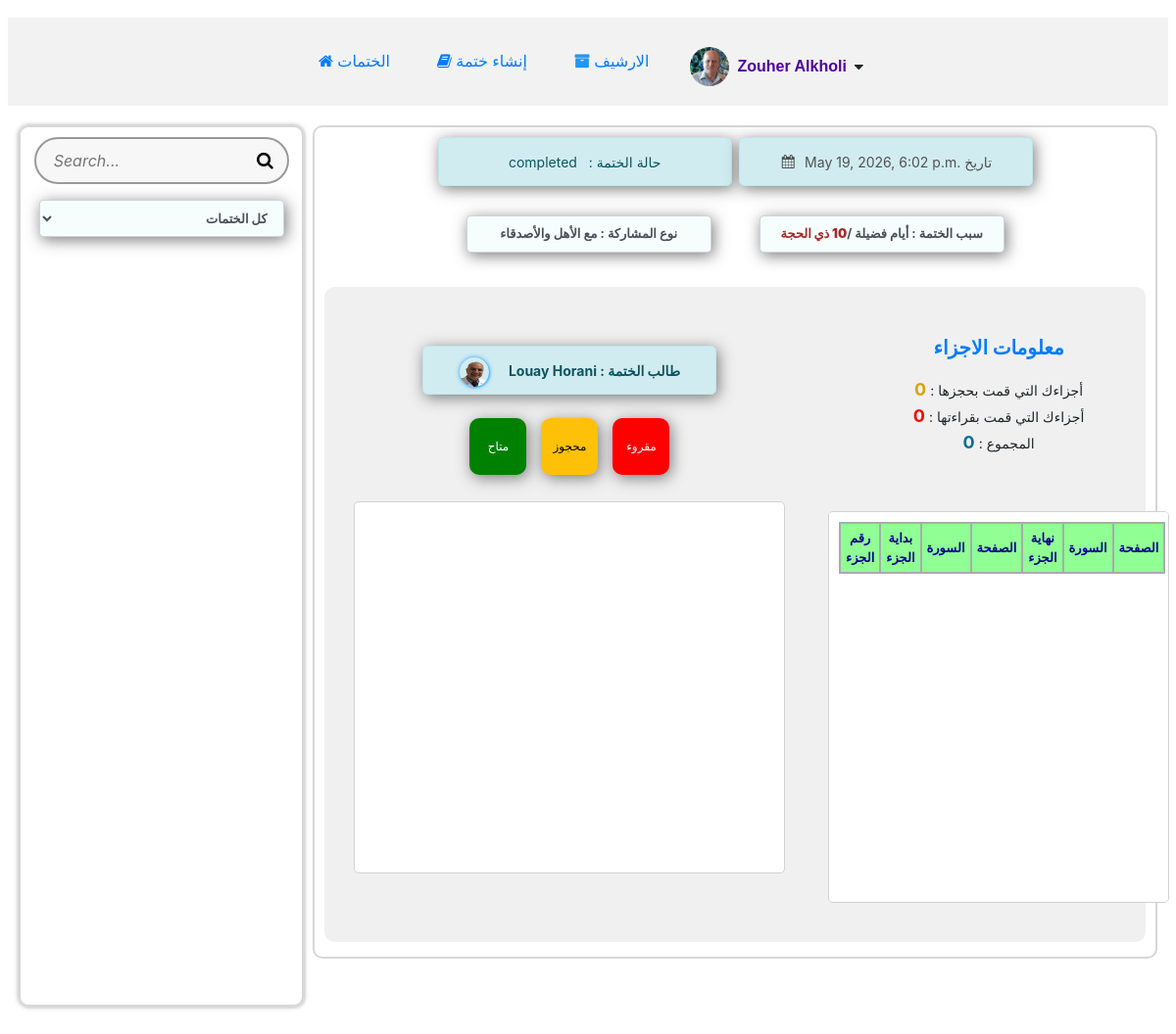
The app's page /khetmah_detail/158/ (signed in) with its own data.
### khetmah/models.py (models this page shows, shortened)
class User(AbstractUser):
    profile_picture = models.ImageField(
        upload_to='khetmah/images/profile_pictures/',
        blank=True,
        null=True,
        default="khetmah/images/profile_pictures/default.png"
    )
    def __str__(self):
        return f" {self.first_name} {self.last_name}"
    @property
    def profile_picture_url(self):
        if self.profile_picture:
            return self.profile_picture.url
        return "/media/khetmah/images/profile_pictures/default.png"

class Khetmah(models.Model):
    PRIVACY_CHOICES = [('family_friends', 'مع الأهل والأصدقاء'),('public', 'عامة للجميع'),]
    KHETMAH_STATUS = [('active', 'نشطة'),('completed', 'مكتملة')]
    REASON_CHOICES = [('dead', 'هبة لمتوفي'),('need', 'لطلب حاجة'),('sick', 'لطلب شفاء'),('travel', 'السفر'),('Thank_God', 'شكر لله'),('days', 'أيام فضيلة'),('other', 'سبب آخر'),]
    status = models.CharField(max_length=20, choices=KHETMAH_STATUS, default='active')
    reason = models.CharField(max_length=20, choices=REASON_CHOICES, blank=True, null=True, default='Thank_God')
    sharing_type = models.CharField(max_length=20, choices=PRIVACY_CHOICES, blank=True, null=True, default='family_friends')
    creator = models.ForeignKey('User', on_delete=models.CASCADE, related_name="owned_khetmah")
    na3wa_image = models.ImageField(upload_to=na3wa_upload_path,blank=True,null=True,default=DEFAULT_NA3WA)
    created_at = models.DateTimeField(auto_now_add=True)
    deceased_name = models.CharField(max_length=32, blank=True, null=True)
    death_date = models.DateField(blank=True, null=True)
    specific_reason = models.TextField(blank=True, null=True)

### khetmah/views.py (the view, shortened to what this page needs)
# urls.py: path("khetmah_detail/<int:khetmah_id>/", views.khetmah_detail, name="khetmah_detail"),
def khetmah_detail(request, khetmah_id):
    try:
        khetmah = Khetmah.objects.get(id=khetmah_id)
        khetmah_creator = khetmah.creator
    except Khetmah.DoesNotExist:
     request.session['swal_error'] = ("الختمة المطلوبة غير موجودة وتم تحويلك إلى أحدث ختمة")
     request.session['swal_error_active'] = True
     last_khetmah = Khetmah.objects.order_by('-created_at').first()
     if last_khetmah:
            return redirect('khetmah_detail', khetmah_id=last_khetmah.id)
     return redirect('index')
    all_khetmahs = []
    for k in Khetmah.objects.all().order_by('-created_at'):
        all_khetmahs.append({
        "id": k.id,
        "status": k.status,
        "reason": k.get_reason_display(),  # أو get_reason_display()
        "created_at": localtime(k.created_at).strftime("%Y-%m-%d %H:%M"),
        "creator__username": k.creator.username,
        'creator_id': k.creator.id,
        "creator__profile_picture": k.creator.profile_picture_url,
    })
    if request.method == "POST":
     if request.user == khetmah.creator:
        if request.FILES.get('na3wa_image'):
            khetmah.na3wa_image = request.FILES['na3wa_image']
            khetmah.save()
    is_I_creator = request.user.is_authenticated and (request.user == khetmah.creator)
    juzas = Juza.objects.filter(khetmah=khetmah)
    juzas_dict = {juza.juz_number: juza for juza in juzas}
    if request.user.is_authenticated:
        is_I_taken_any_juza = juzas.filter(selected_by=request.user).exists()
        current_username = f"{request.user.first_name} {request.user.last_name}"
    else:
        is_I_taken_any_juza = False
        current_username = ""
    is_I_joined_khetmah = is_I_taken_any_juza
    parts_data = []
    for i in range(1, 31):
        juza = juzas_dict.get(i)
        if juza:
            selected_jezaa_by_I = request.user.is_authenticated and (juza.selected_by == request.user)
            parts_data.append({
                "number": i,
                "status": juza.status,
                "is_I_creator": is_I_creator,
                "is_I_joined_khetmah": is_I_joined_khetmah,
                "selected_jezaa_by_I": selected_jezaa_by_I,
                "selected_by": f"{juza.selected_by.first_name} {juza.selected_by.last_name}" if juza.selected_by else "",
                "selected_by_id": juza.selected_by.id if juza.selected_by else None,
                "current_username": current_username,
            })
    swal_error = ""
    if request.session.get('swal_error_active'):
        swal_error = request.session.pop('swal_error', '')
        request.session.pop('swal_error_active', None)
    return render(request, "khetmah/khetmah_detail.html", {
        "khetmah": khetmah,
        "khetmah_creator": khetmah_creator,
        "all_khetmahs_json": json.dumps(all_khetmahs),
        "user": request.user,
        "current_username": current_username,
        "is_I_creator": is_I_creator,
        "is_I_joined_khetmah": is_I_joined_khetmah,
        "selected_jezaa_by_I": is_I_taken_any_juza,
        "all_parts_json": json.dumps(parts_data, ensure_ascii=False),
        "parts": parts_data,
        "current_khetmah": khetmah,
        "swal_error": swal_error,
    })

### khetmah/templates/khetmah/khetmah_detail.html (shortened to what this page needs)
{% extends "khetmah/layout.html" %}
{% block content %}
{% load static %}
<div class="row d-flex mt-0 pt-0 align-items-start justify-content-around">
<div class="col_1">
        <div class="search-box mb-3" style=" margin: 0 auto;">
            <input type="text" id="search-khetmah" placeholder="Search...">
        </div>
            <select id="status" name="status" class="form-control" style="direction: rtl; margin: 0 auto;" required>
                <option value="All">كل الختمات</option>
            </select>
        <br>
</div>
<div class="container1">
<div class="row_1 d-flex mt-0 pt-0" style="direction: ltr;">
<div id="kh_status">
     <span class="alert alert-info d-flex align-items-center gap-2">
        <span id="khetmah_status" data-khetmahStatus="{{ khetmah.status }}"> &nbsp;&nbsp; {{ khetmah.status }}
            &nbsp;&nbsp;</span>: حالة الختمة &nbsp;&nbsp;</span>
</div>
    <div class="alert alert-info" style="color: rgb(81, 81, 81)"><i class="fa fa-calendar fa-fw w3-margin-right"></i>&nbsp; {{ khetmah.created_at }} تاريخ </div>
</div>
  <div class="row_1 d-flex mt-0 pt-0">
  <div class="reason-container
    {% if is_I_creator and khetmah.reason != 'dead' %}
        without-buttons
    {% elif not is_I_creator and khetmah.reason == 'dead' %}
        without-buttons-dead
    {% elif is_I_creator and khetmah.reason == 'dead' %}
       with-buttons-dead
    {% else%}
       without-buttons
    {% endif %}">
    <div class="form-control">
        سبب الختمة : {{ khetmah.get_reason_display }}
        {% if khetmah.specific_reason %}
            / <b style="color: brown;">{{ khetmah.specific_reason }}</b>
        {% endif %}
    </div>
    <div class="form-control">
        نوع المشاركة : {{ khetmah.get_sharing_type_display }}
    </div>
</div>
</div>
<div class="jezaa-container">
<div class="column">
    <div class="alert alert-info"><img src="{{ khetmah.creator.profile_picture_url }}" class="img_c"><b> {{ khetmah.creator }} : طالب الختمة</b>
    </div>
<div class="status-indicators">
    <div class="available shadow-2">متاح</div>
    <div class="taken shadow-2">محجوز</div>
    <div class="read shadow-2">مقروء</div>
</div>
<div id="jezaa-card" class="grid"></div>
</div>
<div class="column_1">
<h5 class="status-indicators">معلومات الاجزاء</h5>
<span id="about_jezaa">
  <div>
    <span>أجزاءك التي قمت بحجزها :</span>
    <a id="taken-link" href="#">
      <b id="taken-count" title="انقر هنا لعرضها">0</b>
    </a>
  </div>
  <div>
    <span>أجزاءك التي قمت بقراءتها :</span>
    <a id="read-link" href="#">
      <b id="read-count" title="انقر هنا لعرضها">0</b>
    </a>
  </div>
  <div>
    <span>المجموع :</span>
    <b id="total-count">0</b>
  </div>
</span>
<div class="jezaa-info">
<table>
    <thead>
        <tr>
        <th>رقم الجزء</th>
        <th>بداية الجزء</th>
        <th>السورة</th>
        <th>الصفحة</th>
        <th>نهاية الجزء</th>
        <th>السورة</th>
        <th>الصفحة</th>
        </tr>
    </thead>
</table>
</div>
</div>
</div>
</div>
</div>
{% endblock %}

### khetmah/templates/khetmah/layout.html (shortened to what this page needs)
{% load static %}
<!DOCTYPE html>
<html lang="en">
<head>
    <link rel="stylesheet" href="https://cdn.jsdelivr.net/npm/bootstrap@4.6.2/dist/css/bootstrap.min.css">
    <link rel="stylesheet" href="https://cdnjs.cloudflare.com/ajax/libs/font-awesome/4.7.0/css/font-awesome.min.css">
    <link rel="stylesheet" href="{% static 'khetmah/css/styles.css' %}">
</head>
<body>
    <header>
    <div class="container" id="f-18">
  <ul class="nav">
    <li class="nav-item">
       <a class="nav-link" href="{% url 'index' %}"> <i class="fa fa-home" title="Home"></i> الختمات</a>
    </li>
      {% if user.is_authenticated %}
     <li>
          <a class="nav-link" href="{% url 'create_khetmah' %}"><i class="fa fa-book" title="book"></i> إنشاء ختمة</a>
     </li>
     <li class="nav-item">
        <a class="nav-link" href="{% url 'get_archives' %}"><i class="fa fa-archive" aria-hidden="true"></i> الارشيف</a>
     </li>
     <li class="nav-item user-menu-wrapper">
        <div id="user-menu-toggle" class="user-menu-toggle">
            <img src="{{ user.profile_picture_url }}"alt="{{ user.username }}"class="user-avatar">
            <b id="currentUser" style="color:rgb(81, 2, 154)">{{ user }}</b><i class="fa fa-caret-down"></i>
        </div>
    </li>
      {% endif %}
      </ul>
</div>
</header>
        {% block content %}{% endblock %}
</body>
</html>

### records on screen
User: profile_picture_url (picture), first_name+last_name "Zouher Alkholi"
Khetmah: status "completed", created_at "May 19, 2026, 6:02 p.m.", reason "أيام فضيلة", specific_reason "10 ذي الحجة", sharing_type "مع الأهل والأصدقاء", creator.profile_picture_url (picture), creator "Louay Horani"
